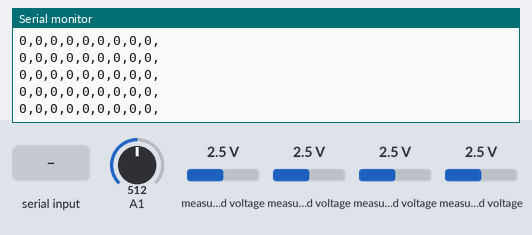
A sketch run on a simulated Arduino Mega 2560, built with avr-gcc and run on an emulated ATmega2560. Shown: the last lines printed to the serial monitor. The inputs (shaded band) are chosen by the test bench; at power-on: A1 = 512, measured voltage 2.5 V. Storage starts empty.

Above: at 1.2 s.
1.3 s: "1\n" received over the second serial link
At 1.66 s:
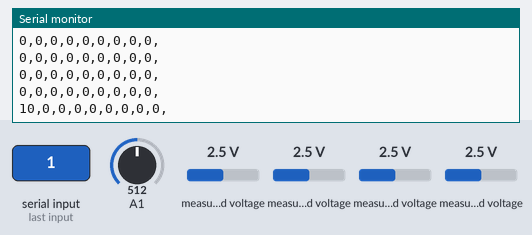
2.8 s: "0\n" received over the second serial link
At 3.24 s:
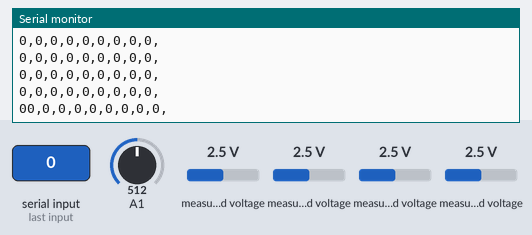

Measured:
- after the input at 1.3 s, the serial monitor: prints a new line after 0.16 s (image 1)
- after the input at 2.8 s, the serial monitor: prints a new line after 0.24 s (image 2)

The sketch:

Logger.ino
```cpp
#include <SPI.h>
#include <SD.h>
#include <Wire.h>
#include <Adafruit_ADS1015.h>

#define CHIP_SELECT 4
#define WRITE true //CHANGE BEFORE FLIGHT

int fileCount = 0;
unsigned long fileCountTimer = 0;
unsigned long frequency = 30000; //new file every 30 seconds (30,000ms)
String inputData = "";

//ADC data
int16_t S1T, S2T, S3T, S4T, S1HF, S2HF, S3HF, S4HF;

Adafruit_ADS1115 adc1(0x4A);
Adafruit_ADS1115 adc2(0x48);
Adafruit_ADS1115 adc3(0x4B);
Adafruit_ADS1115 adc4(0x49);

void setup() {
#ifndef ESP8266
  while (!Serial);     // For running on ESP boards. Will pause until serial console opens
#endif
  Serial.begin(115200);
  Serial.print("Initializing SD card...");  // see if the card is present and can be initialized:
  Serial1.begin(57600);
  if (!SD.begin(CHIP_SELECT)) {
    Serial.println("Card failed, or not present");
    while (1 && WRITE);
  }
  Serial.println("card initialized.");
  initSensors();
}

void loop() {
  if (Serial1.available()) {
    int inChar = Serial1.read();
    if (inChar != '\n') {
      inputData += (char)inChar;
    }else{
      Serial.print(inputData);
      inputData = "";
    }
  }
  readSensors();
  //printADCs();
  String dataString = formatData();
  if (WRITE) {
    if (millis() - fileCountTimer >= frequency) {
      fileCountTimer = millis();
      fileCount++;
    }
    File dataFile = SD.open(fileName(), FILE_WRITE);
    if (dataFile) { // if the file is available, write to it:
      dataFile.println(dataString);
      dataFile.close();
      // print to the serial port too:
      Serial.println(dataString);
    } else {
      Serial.println("error opening " + fileName());
    }
  }
  //Serial.println(dataString);
}

String fileName() {
  return "log" + String(fileCount) + ".csv";
}

String formatData() {
  String ADCs = String(S1HF) + "," + String(S1T) + ","
    + String(S2HF) + "," + String(S2T) + ","
    + String(S3HF) + "," + String(S3T) + ","
    + String(S4HF) + "," + String(S4T) + ",";
  String tempSens = String(getCircuitVoltage()) + ",";
  return ADCs + tempSens;// + inputString;
}

void initSensors() {
  adc1.begin();
  adc2.begin();
  adc3.begin();
  adc4.begin();
  adc1.setGain(GAIN_SIXTEEN);
  adc2.setGain(GAIN_SIXTEEN);
  adc3.setGain(GAIN_SIXTEEN);
  adc4.setGain(GAIN_SIXTEEN);
  Serial.println("Sensors Initialized");
}

void readSensors() {
  //Read ADCs
  S1HF = adc1.readADC_Differential_0_1();
  S1T = adc1.readADC_Differential_2_3();

  S2HF = adc2.readADC_Differential_0_1();
  S2T = adc2.readADC_Differential_2_3();

  S3HF = adc3.readADC_Differential_0_1();
  S3T = adc3.readADC_Differential_2_3();

  S4HF = adc4.readADC_Differential_0_1();
  S4T = adc4.readADC_Differential_2_3();
}


int getCircuitVoltage() {
  return (analogRead(A1) * 3.3) / 4095.0;
}

void printADCs() {
  Serial.print(F("Sensor 1 Temperature:"));
  Serial.println(S1T);
  Serial.print("Sensor 2 Temperature:");
  Serial.println(S2T);
  Serial.print("Sensor 3 Temperature:");
  Serial.println(S3T);
  Serial.print("Sensor 4 Temperature:");
  Serial.println(S4T);

  Serial.print(F("Sensor 1 Heat Flux:"));
  Serial.println(S1HF);
  Serial.print("Sensor 2 Heat Flux:");
  Serial.println(S2HF);
  Serial.print("Sensor 3 Heat Flux:");
  Serial.println(S3HF);
  Serial.print("Sensor 4 Heat Flux:");
  Serial.println(S4HF);
}
```
